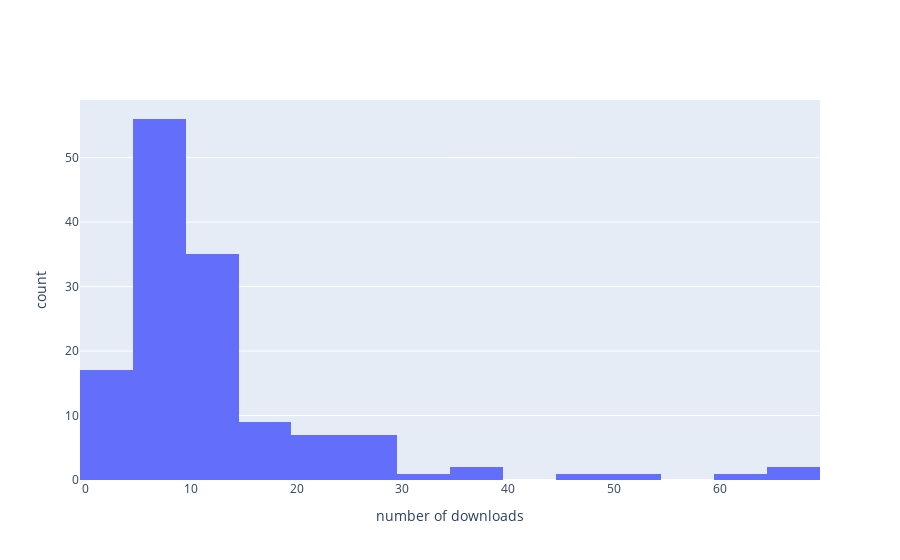

Here is the notebook cell this chart was saved with:
### Markdown cell above
#### Evaluate download groups

### Code cell
# evaluate how to define download groups 
x = top_ds_raw['raw downloads'].tolist()
fig = go.Figure(data=[go.Histogram(x=x)])
fig.update_layout(
        xaxis_title="number of downloads",
        yaxis_title="count",
        showlegend = False
    )
fig.show()

### Figure 1 — Plotly figure (JSON) as saved in the notebook; plotly's stock layout.template omitted (floating-point values rounded to 4 significant figures; data arrays with more than 128 entries replaced by an {"elided": "..."} marker saying what was removed)
{"data": [{"type": "histogram", "x": {"elided": "139 int values"}}], "layout": {"showlegend": false, "xaxis": {"title": {"text": "number of downloads"}}, "yaxis": {"title": {"text": "count"}}}}
